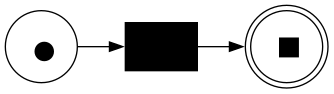

This figure's Python source:
import streamlit as st
import pm4py
from pm4py.visualization.petri_net import visualizer as petri_net_visualizer


def show(filtered_log):
    st.title("Petri net")

    # Generate a Petri Net
    noise_threshold_petri = st.slider(
        "Noise Threshold Petri", min_value=0.0, max_value=1.0, value=0.0, step=0.05
    )
    net, im, fm = pm4py.discover_petri_net_inductive(
        filtered_log, noise_threshold=noise_threshold_petri
    )

    petri_filename = "petri_net.svg"
    pm4py.save_vis_petri_net(net, im, fm, file_path=petri_filename, format="svg")
    st.image(petri_filename, use_container_width=True)

    gviz_frequency = petri_net_visualizer.apply(
        net,
        im,
        fm,
        variant=petri_net_visualizer.Variants.FREQUENCY,
        log=filtered_log,
    )
    petri_frequency_filename = "petri_frequency.png"
    petri_net_visualizer.save(gviz_frequency, output_file_path=petri_frequency_filename)
    st.image(petri_frequency_filename, use_container_width=True)
